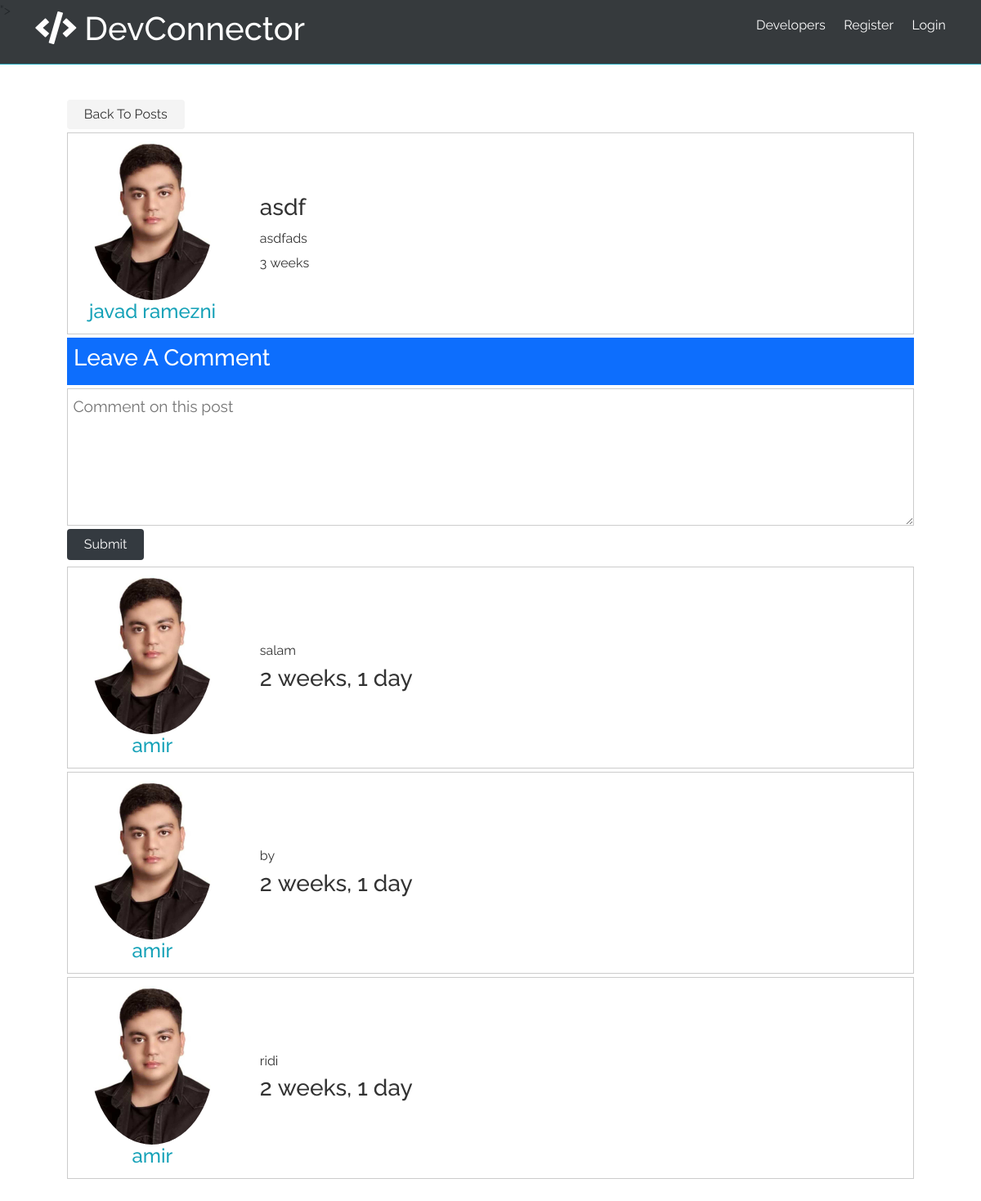
The page /blog/posts/none-asdfads on the database its author committed.
### blog/models.py (models this page shows, shortened)
class Post(models.Model):
    slug = models.SlugField(null=False, unique=True, blank=True)
    body = models.TextField()
    title = models.CharField(max_length=200, null=True)
    create_at = models.DateTimeField(auto_now_add=True)
    author = models.ForeignKey(UserProfile, on_delete=models.CASCADE,
                               related_name="posts")
    like=models.ManyToManyField(UserProfile,related_name='like')
    dislike=models.ManyToManyField(UserProfile,related_name='dislike')
    def get_absolute_url(self):
        return reverse("post_detail", kwargs={"slug": self.slug})

class Comment(models.Model):
    body = models.TextField()
    create_at = models.DateTimeField(auto_now_add=True)
    author = models.ForeignKey(UserProfile
                               , on_delete=models.CASCADE)
    post = models.ForeignKey(Post
                             , on_delete=models.CASCADE)

### accounts/models.py (models this page shows, shortened)
class UserProfile(models.Model):
    user = models.OneToOneField(User, on_delete=models.CASCADE)
    job_title = models.CharField(max_length=200,null=True)
    slug = models.SlugField(blank=True)
    bio = models.TextField(null=True)
    picture = models.ImageField(upload_to='profile_picture',null=True)
    def get_absolute_url(self):
            return reverse(
                'profile_detail',kwargs={'slug':self.slug}
            )

### blog/views.py (the view)
# urls.py: path("posts/<slug:slug>",post_detail,name="post_detail"),
def post_detail(request,slug):
    post=get_object_or_404(Post,slug=slug)
    if request.method=="GET":
        return render(request,"blog/post_detail.html",context={'post':post})
    elif request.method=="POST":
        body=request.POST.get('new_comment_body')
        Comment.objects.create(body=body
                               ,post=post
                               ,author=request.user.userprofile)
        return render(request,"blog/post_detail.html",context={'post':post})

### blog/templates/blog/post_detail.html (shortened to what this page needs)
{% extends 'base.html'%}
{% load static%}
{% block content %}
<body>
    <section class="container">
      <a href="posts.html" class="btn">Back To Posts</a>
      <div class="post bg-white p-1 my-1">
        <div>
          <a href="{{post.author.get_absolute_url}}">
            <img
              class="round-img"
              src="{{ post.author.picture.url }}"
              alt=""
            />
            <h4>{{post.author.user.get_full_name}}</h4>
          </a>
        </div>
        <div>
          <h3>{{post.title}}</h3>
          <p class="my-1">
           {{post.body}}
          </p>
          <span>{{post.create_at|timesince}}</span>
        </div>
      </div>
      <div class="post-form">
        <div class="post-form-header bg-primary">
          <h3>Leave A Comment</h3>
        </div>
        <form action="{{ post.get_absolute_url }}" method="post" class="form my-1">
          <textarea
            cols="30"
            rows="5"
            placeholder="Comment on this post"
            name="new_comment_body"
          ></textarea>
          <input type="submit" class="btn btn-dark my-1" value="Submit" />
        </form>
      </div>
      <div class="posts">
        {% for comment in post.comment_set.all %}
        <div class="post bg-white p-1 my-1">
          <div>
            <a href="{{comment.author.get_absolute_url}}">
              <img
                class="round-img"
                src="{{ comment.author.picture.url }}"
                alt=""
              />
              <h4>{{comment.author.user.username}}</h4>
            </a>
          </div>
          <div>
            <p class="my-1">
           {{comment.body}}
            </p>
            <h3>{{comment.create_at|timesince}}</h3>
          </div>
        </div>
        {% endfor %}
      </div>
    </section>
</body>
{% endblock content %}

### templates/base.html (shortened to what this page needs)
{%load static%}
<html>
<head>
    <link
      rel="stylesheet"
      href="https://use.fontawesome.com/releases/v5.8.1/css/all.css"
    />
<link href="https://cdn.jsdelivr.net/npm/bootstrap@5.0.2/dist/css/bootstrap.min.css" rel="stylesheet">
    <link rel="stylesheet" href={% static 'css/style.min.css' %}/>
  </head>
<body>
{% include '_navbar.html' %}
{% block content %}
{% endblock content %}
</body>
</html>

### templates/_navbar.html
{% if request.user.is_authenticated %}
<body>
    <nav class="navbar bg-dark">
      <h1>
        <a href="{%url 'dashboard'  %}"> <i class="fas fa-code"></i> DevConnector </a>
      </h1>
      <ul>
        <li><a href="{%url 'profiles'  %}">Developers</a></li>
        <li><a href="{%url 'posts'  %}">Posts</a></li>
        <li>
          <a href="{%url 'dashboard'  %}">
            <i class="fas fa-user"></i>
            <span class="hide-sm">{{request.user.username }}
            </span></a
          >
        </li>
        <li>
          <a href="{%url 'logout' %}">
            <i class="fas fa-sign-out-alt"></i>
            <span class="hide-sm"> Logout</span></a
          >
        </li>
      </ul>
    </nav>
</body>
{% else %}
    <nav class="navbar bg-dark">
      <h1>
        <a href="dashboard.html"> <i class="fas fa-code"></i> DevConnector </a>
      </h1>
      <ul>
        <li><a href="{%url 'profiles'  %}">Developers</a></li>
        <li><a href="{% url 'register' %}">Register</a></li>
        <li><a href="{% url 'login' %}">Login</a></li>
      </ul>
    </nav>
{% endif %}

### rows shown on the page
Post: author.picture (picture), author.user.get_full_name "javad ramezni", title "asdf", body "asdfads", create_at "3 weeks"
Comment: author.picture (picture), author.user.username "amir", body "salam", create_at "2 weeks, 1 day"
Comment: author.picture (picture), author.user.username "amir", body "by", create_at "2 weeks, 1 day"
Comment: author.picture (picture), author.user.username "amir", body "ridi", create_at "2 weeks, 1 day"
